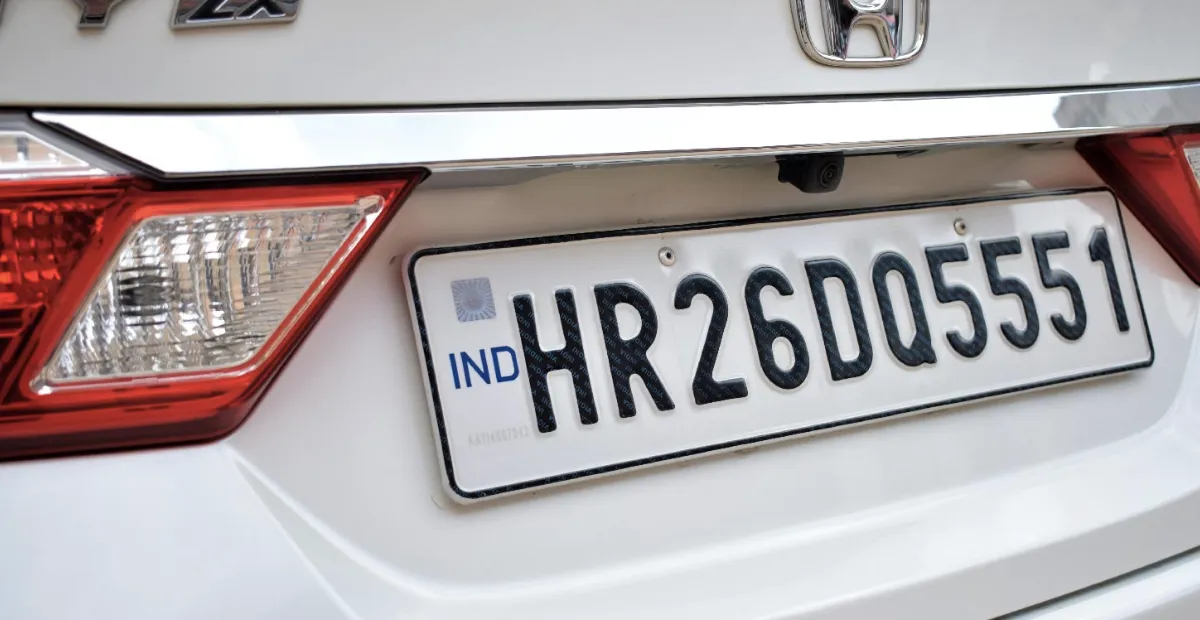
#> input picture internship assingment 3/try4.jpg, 1200 x 620 px
$ python image4.py
#> lines starting #> are read from the running program, lines starting #| are printed output that depends on the picture; after the words box and inside, x2 and y2 are one past the last pixel; in counts of white or black regions, pixels touching at a corner belong together
from PIL import Image
import cv2

# Opens a image in RGB mode
im = Image.open('try4.jpg')
#> im is the input picture: PIL image 1200x620 RGB; mean R, G, B 176.5, 170, 171.7

#To find the x and y co-ordinates of the image
img = cv2.imread('try4.jpg')
print(img.shape)
#| (620, 1200, 3)


# Setting the points for cropped image
left = 350
top = 160
right = 1220
bottom = 500

# Cropped image of above dimension
# (It will not change orginal image)
im1 = im.crop((left, top, right, bottom))
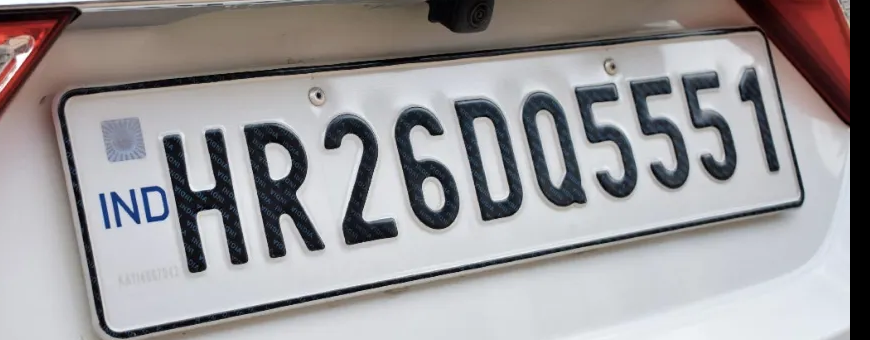
#> im1: PIL image 870x340 RGB; mean R, G, B 154.6, 151.8, 153.5

# Shows the image in image viewer
im1.save('Data\main4-1.jpg')
Image.open('Data\main4-1.jpg')


#code for segmentation
import cv2
from PIL import Image
from pytesseract import image_to_string

#img = Image.open("/Users/KHUSH/Downloads/segmented.jpg")
img = cv2.imread('Data\main4-1.jpg')
#> img: shape (340, 870, 3)
mser = cv2.MSER_create()

#Resize the image so that MSER can work better
img = cv2.resize(img, (img.shape[1]*2, img.shape[0]*2))
#> img: shape (680, 1740, 3)
img = img[5:-5,5:-5,:]
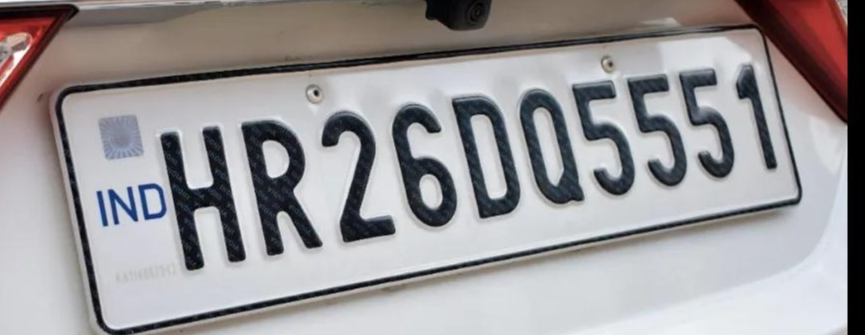
#> img: shape (670, 1730, 3) (shown at 1/2 size); mean B, G, R 154, 152.1, 155

gray = cv2.cvtColor(img, cv2.COLOR_BGR2GRAY)
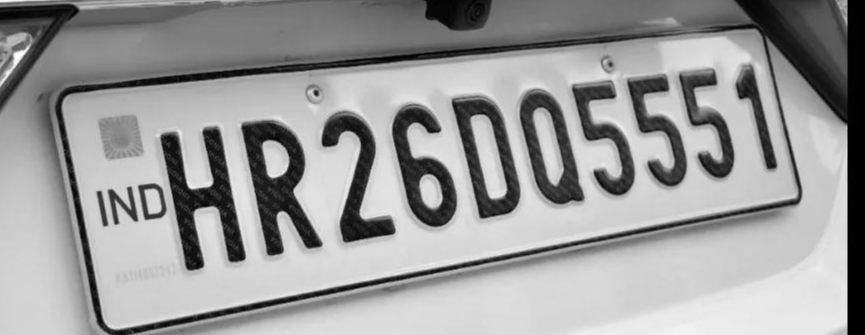
#> gray: shape (670, 1730) (shown at 1/2 size); min 0, max 254, mean 153.1
vis = img.copy()

regions = mser.detectRegions(gray)

hulls = [cv2.convexHull(p.reshape(-1, 1, 2)) for p in regions[0]]
#> hulls = 483 contours; largest, box (x1, y1, x2, y2) and area: (643, 222, 791, 486) 26304, (643, 222, 791, 486) 26278, (643, 222, 791, 486) 26248, (643, 222, 791, 486) 26083, (643, 222, 791, 486) 25973
cv2.polylines(vis, hulls, 1, (0,255,0))
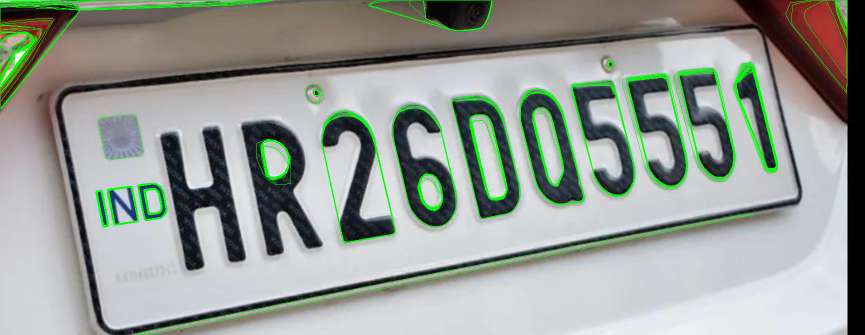
#> vis: shape (670, 1730, 3) (shown at 1/2 size); 3.43% of pixels changed, all inside (x1, y1, x2, y2) = (1, 1, 1695, 669)

cv2.imwrite("Data\main4-2.jpg",img)
cv2.namedWindow('img', 0)
#print(image_to_string(Image.open('/Users/KHUSH/Downloads/segmented2.jpg'),lang='eng'))
cv2.imshow('img', vis)
while(cv2.waitKey()!=ord('q')):
#> (key q is pressed here)
       continue
cv2.destroyAllWindows()


try:
    from PIL import Image
except ImportError:
    import Image
import pytesseract
img = Image.open('try4.jpg')

def ocr_core(img):
    """
    This function will handle the core OCR processing of images.
    """
    text = pytesseract.image_to_string(Image.open(img))  # We'll use Pillow's Image class to open the image and pytesseract to detect the string in the image
    return text

print(ocr_core('try4.jpg'))
#> (the call stopped at in ocr_core, `text = pytesseract.image_to_string(Image.open(img))  # We'll use Pillo..`: pytesseract is not available in this run)
